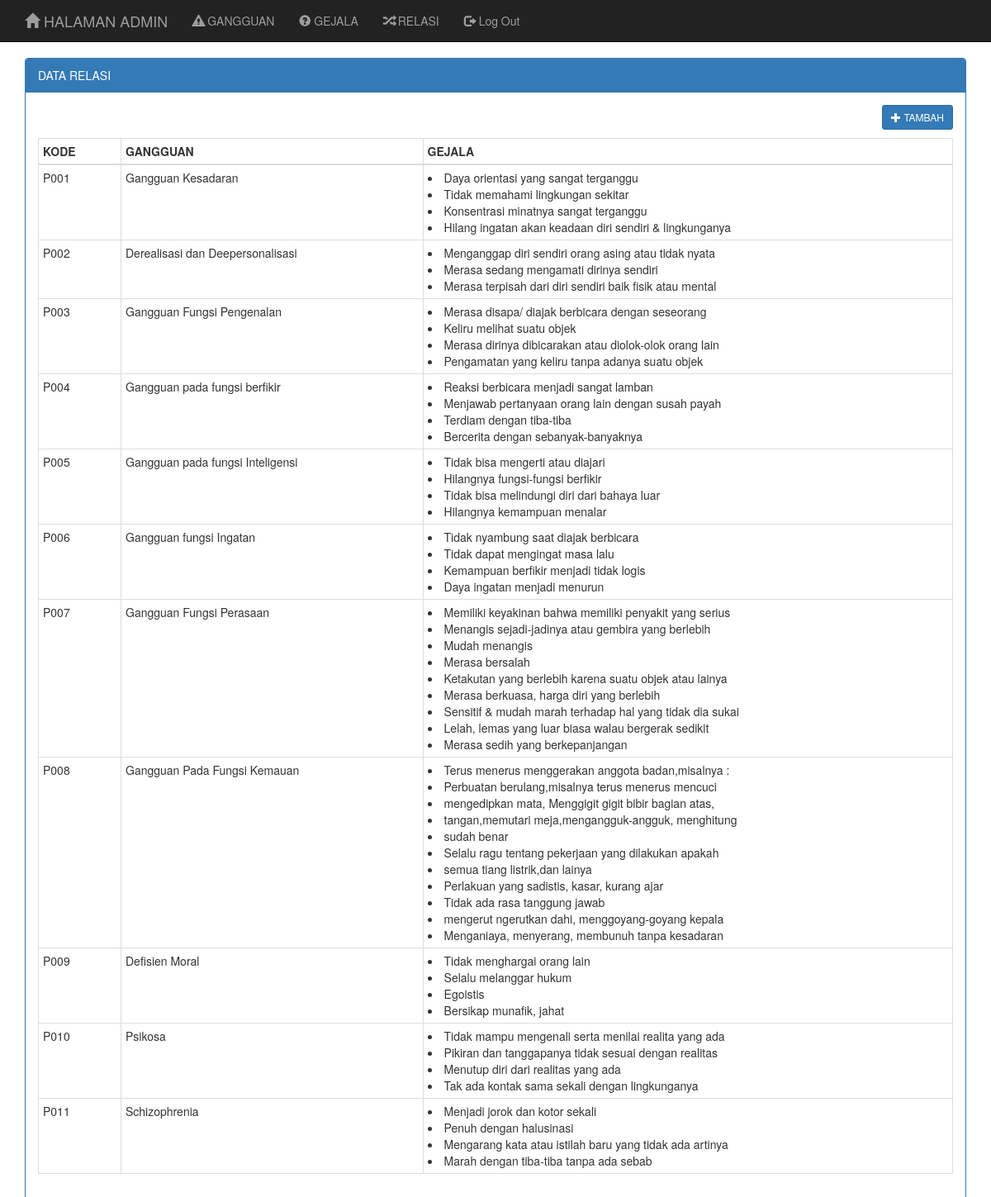
/Trash/admin/index.php?p=relasi, run on the app's committed database.
### tables this page shows
CREATE TABLE `penyakit` (
  `kd_penyakit` char(4) NOT NULL,
  `nm_penyakit` varchar(60) NOT NULL,
  `penyebab` varchar(255) NOT NULL,
  `keterangan` text NOT NULL,
  `photo` text NOT NULL,
  `solusi` text NOT NULL,
  PRIMARY KEY (`kd_penyakit`)
);

### Trash/admin/data/relasi/data.php (the view)
<div class="panel panel-primary">
  <div class="panel-heading">
    DATA RELASI
  </div>
  <div class="panel-body">
    <div class="pull-right">
        <a href="?p=input" onclick="" name="button" class="btn btn-sm btn-primary"><i class="glyphicon glyphicon-plus"></i> TAMBAH</a>
    </div>
    <br><br>
    <table class="table table-condensed table-bordered">
      <thead>
        <th width="100">KODE</th>
        <th>GANGGUAN</th>
        <th>GEJALA</th>
      </thead>
      <tbody>
        <?php
          $sql = "SELECT * FROM penyakit ORDER BY kd_penyakit";
          $qry = mysql_query($sql, $koneksi)
                or die ("SQL Error".mysql_error());
          while ($data=mysql_fetch_array($qry)) {
        ?>
        <tr>
          <td><?php echo $data['kd_penyakit']; ?></td>
          <td><?php echo $data['nm_penyakit']; ?></td>
          <td>
            <?php
              $sql1 = "SELECT * FROM v_penyakit_gejala where kd_penyakit = '". $data['kd_penyakit']."' ";
              $qry1 = mysql_query($sql1, $koneksi)
                    or die ("SQL Error".mysql_error());
              while ($data1=mysql_fetch_array($qry1)) {
            ?>
            <li><?php echo $data1['nm_gejala'] ?></li>
            <?php } ?>
          </td>
        </tr>
        <?php } ?>
      </tbody>
    </table>
  </div>
</div>

### css/one-page-wonder.css (style rules this page uses)
body { margin-top: 50px; }

### data on the page
penyakit: kd_penyakit "P001", nm_penyakit "Gangguan Kesadaran", nm_gejala "Daya orientasi yang sangat terganggu", nm_gejala "Tidak memahami lingkungan sekitar", nm_gejala "Konsentrasi minatnya sangat terganggu", nm_gejala "Hilang ingatan akan keadaan diri sendiri & lingkunganya"
penyakit: kd_penyakit "P002", nm_penyakit "Derealisasi dan Deepersonalisasi", nm_gejala "Menganggap diri sendiri orang asing atau tidak nyata", nm_gejala "Merasa sedang mengamati dirinya sendiri", nm_gejala "Merasa terpisah dari diri sendiri baik fisik atau mental"
penyakit: kd_penyakit "P003", nm_penyakit "Gangguan Fungsi Pengenalan", nm_gejala "Merasa disapa/ diajak berbicara dengan seseorang", nm_gejala "Keliru melihat suatu objek", nm_gejala "Merasa dirinya dibicarakan atau diolok-olok orang lain", nm_gejala "Pengamatan yang keliru tanpa adanya suatu objek"
penyakit: kd_penyakit "P004", nm_penyakit "Gangguan pada fungsi berfikir", nm_gejala "Reaksi berbicara menjadi sangat lamban", nm_gejala "Menjawab pertanyaan orang lain dengan susah payah", nm_gejala "Terdiam dengan tiba-tiba", nm_gejala "Bercerita dengan sebanyak-banyaknya"
penyakit: kd_penyakit "P005", nm_penyakit "Gangguan pada fungsi Inteligensi", nm_gejala "Tidak bisa mengerti atau diajari", nm_gejala "Hilangnya fungsi-fungsi berfikir", nm_gejala "Tidak bisa melindungi diri dari bahaya luar", nm_gejala "Hilangnya kemampuan menalar"
penyakit: kd_penyakit "P006", nm_penyakit "Gangguan fungsi Ingatan", nm_gejala "Tidak nyambung saat diajak berbicara", nm_gejala "Tidak dapat mengingat masa lalu", nm_gejala "Kemampuan berfikir menjadi tidak logis", nm_gejala "Daya ingatan menjadi menurun"
penyakit: kd_penyakit "P007", nm_penyakit "Gangguan Fungsi Perasaan", nm_gejala "Memiliki keyakinan bahwa memiliki penyakit yang serius", nm_gejala "Menangis sejadi-jadinya atau gembira yang berlebih", nm_gejala "Mudah menangis", nm_gejala "Merasa bersalah", nm_gejala "Ketakutan yang berlebih karena suatu objek atau lainya", nm_gejala "Merasa berkuasa, harga diri yang berlebih", nm_gejala "Sensitif & mudah marah terhadap hal yang tidak dia sukai", nm_gejala "Lelah, lemas yang luar biasa walau bergerak sedikit", nm_gejala "Merasa sedih yang berkepanjangan"
penyakit: kd_penyakit "P008", nm_penyakit "Gangguan Pada Fungsi Kemauan", nm_gejala "Terus menerus menggerakan anggota badan,misalnya :", nm_gejala "Perbuatan berulang,misalnya terus menerus mencuci", nm_gejala "mengedipkan mata, Menggigit gigit bibir bagian atas,", nm_gejala "tangan,memutari meja,mengangguk-angguk, menghitung", nm_gejala "sudah benar", nm_gejala "Selalu ragu tentang pekerjaan yang dilakukan apakah", nm_gejala "semua tiang listrik,dan lainya", nm_gejala "Perlakuan yang sadistis, kasar, kurang ajar", nm_gejala "Tidak ada rasa tanggung jawab", nm_gejala "mengerut ngerutkan dahi, menggoyang-goyang kepala", nm_gejala "Menganiaya, menyerang, membunuh tanpa kesadaran"
penyakit: kd_penyakit "P009", nm_penyakit "Defisien Moral", nm_gejala "Tidak menghargai orang lain", nm_gejala "Selalu melanggar hukum", nm_gejala "Egoistis", nm_gejala "Bersikap munafik, jahat"
penyakit: kd_penyakit "P010", nm_penyakit "Psikosa", nm_gejala "Tidak mampu mengenali serta menilai realita yang ada", nm_gejala "Pikiran dan tanggapanya tidak sesuai dengan realitas", nm_gejala "Menutup diri dari realitas yang ada", nm_gejala "Tak ada kontak sama sekali dengan lingkunganya"
penyakit: kd_penyakit "P011", nm_penyakit "Schizophrenia", nm_gejala "Menjadi jorok dan kotor sekali", nm_gejala "Penuh dengan halusinasi", nm_gejala "Mengarang kata atau istilah baru yang tidak ada artinya", nm_gejala "Marah dengan tiba-tiba tanpa ada sebab"
